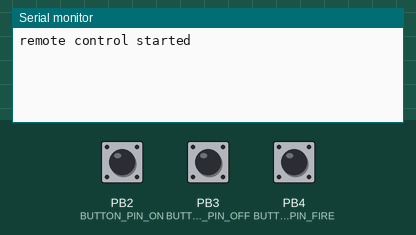
The sketch below on a simulated ATtiny85, built with avr-gcc and run on an emulated ATtiny85. Shown: the last lines printed to the serial monitor. The inputs (shaded band) are chosen by the test bench; at power-on: PB2 (BUTTON_PIN_ON) HIGH, PB3 (BUTTON_PIN_OFF) HIGH, PB4 (BUTTON_PIN_FIRE) HIGH.

Above: at 1.2 s.
1.3 s: PB2 (BUTTON_PIN_ON) pulled LOW for 0.15 s
At 2.9 s:
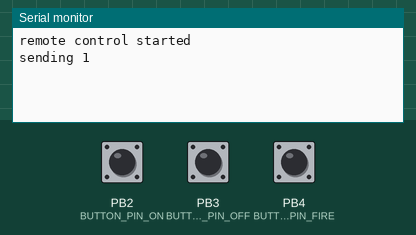
3.2 s: PB3 (BUTTON_PIN_OFF) pulled LOW for 0.15 s
At 4.5 s:
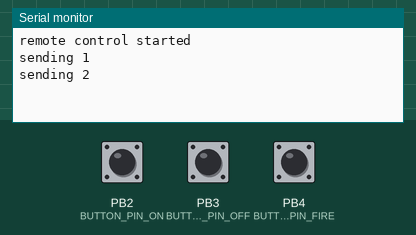
4.8 s: PB4 (BUTTON_PIN_FIRE) pulled LOW for 0.15 s
At 5.9 s:
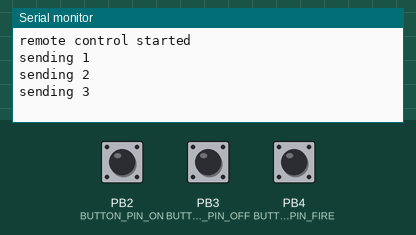

The sketch:

remote_control.ino
```cpp
//Valkor 2020-12-29
#define BUTTON_PIN_ON 2
#define BUTTON_PIN_OFF 3
#define BUTTON_PIN_FIRE 4

#include <Pushbutton.h>
Pushbutton button_on = Pushbutton(BUTTON_PIN_ON);
Pushbutton button_off = Pushbutton(BUTTON_PIN_OFF);
Pushbutton button_fire = Pushbutton(BUTTON_PIN_FIRE);

#include <RCSwitch.h>
RCSwitch my_switch = RCSwitch();

void setup(){
  my_switch.enableTransmit(10);//pin
  my_switch.setPulseLength(300);
  my_switch.setRepeatTransmit(2);
  Serial.begin(9600);
  Serial.println("remote control started");
}//end setup

void loop(){
  if (button_on.isPressed()){
    my_switch.send(1, 7);
    Serial.println("sending 1");
  }else if(button_off.isPressed()){
    my_switch.send(2, 7);
    Serial.println("sending 2");
  }else if(button_fire.isPressed()){
    my_switch.send(3, 7);
    Serial.println("sending 3");
  }
}// end loop
```

Measured:
- after the input at 1.3 s, the serial monitor: prints a new line after 0.45 s (image 1)
- after the input at 3.2 s, the serial monitor: prints a new line after 0.45 s (image 2)
- after the input at 4.8 s, the serial monitor: prints a new line after 0.45 s (image 3)
